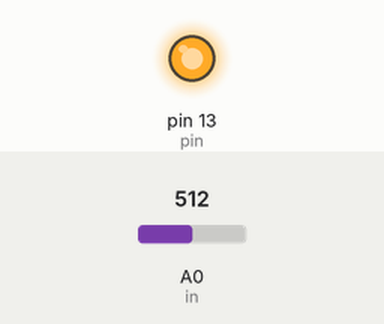
This sketch was run on a simulated Arduino Uno, built with avr-gcc and run on an emulated ATmega328P. On the bench: output pins drawn as LEDs (lit = HIGH). The inputs (shaded band) are chosen by the test bench; at power-on: A0 (in) = 512. What the sketch prints to the serial monitor is not drawn.

Above: at 0.1 s.
Timing chart, 0 to 1.6 s (numbered marks = the images above):
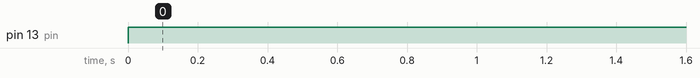

The sketch:

LDR.ino
```cpp
const int pin = 13;
const int in = A0;
int an;

void setup() {
  // put your setup code here, to run once:
  pinMode(pin, OUTPUT);
  pinMode(in, INPUT);
  Serial.begin(9600);
}

void loop() {
  // put your main code here, to run repeatedly:
  digitalWrite(pin, HIGH);
  //delay(500);
  //digitalWrite(pin, LOW);
  //delay(500);
  an = analogRead(in);
  Serial.println(an);
}
```

Measured:
- by itself, pin 13 (pin): LOW → HIGH at 0.00 s
